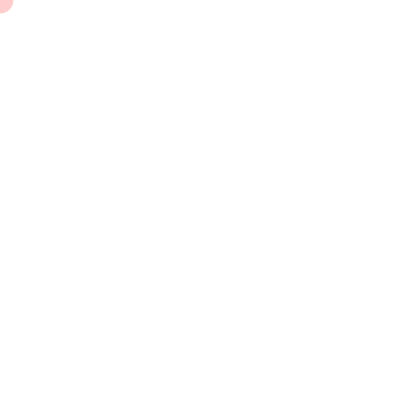
Frame 1 (no input)
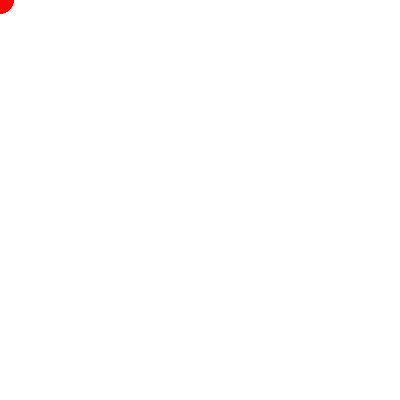
Frame 60 (the mouse pressed at the canvas centre just before this capture)
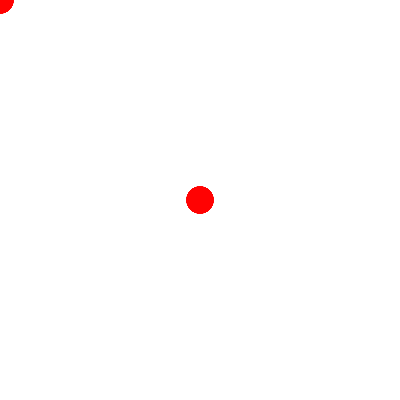
Frame 120 (the mouse held since frame 60 and released just before this capture)

The Processing sketch that drew these frames (run headless with seeded random() and noise(); from frame 60 on, the mouse is pressed at the canvas centre):

// Processing sketch: myanimation1
// ── myanimation1.pde
int diam=25;

void setup()

{
  size(400,400);
  background(255);
  smooth();
}


void draw()
{
  
  noStroke();
  fill(255,0,0,50);
  ellipse(mouseX,mouseY,diam+2,diam+2);
  

}

void mousePressed()
{
  background (random(100,150),random(100,150),random(100,150),150);
  noStroke();
  fill(random(0,100));
  ellipse(mouseX,mouseY,diam+1,diam+1);
 
}
